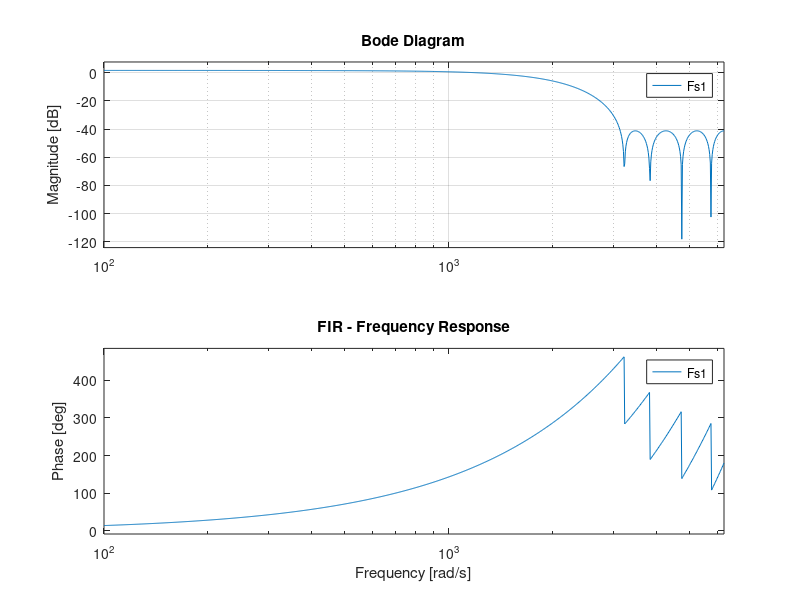
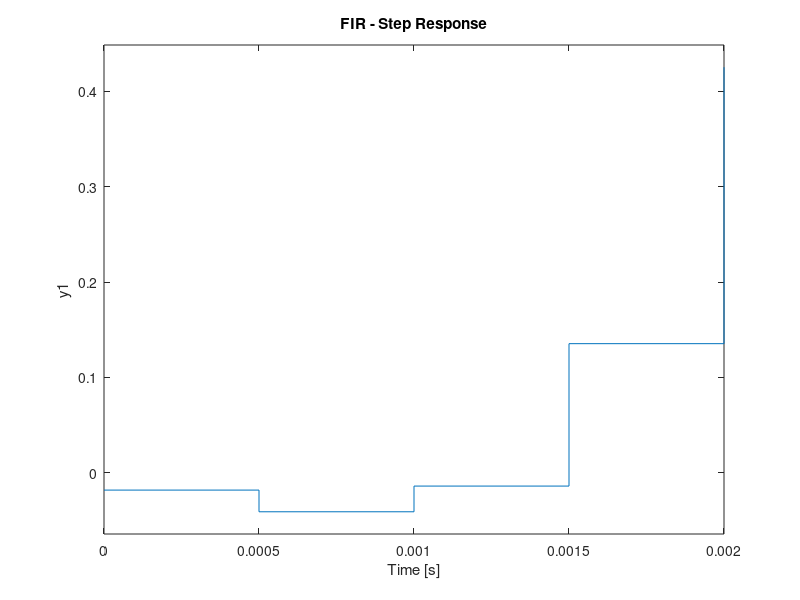

The MATLAB script that drew these images, in order: (Note: this script raises an error after producing the figures.)
% FIR Transfer Function
Fs1 = tf([-0.018161596335410146 -0.022750945545202503 +0.026960154865719534 +0.14940224353886064 +0.290005928547412 +0.35294963112469024 +0.290005928547412 +0.14940224353886064 +0.026960154865719534 -0.022750945545202503 -0.018161596335410146], 1, 1/2000)

% Make Tranfer Fucntion Causal in order to do the Step and Impulse Response
z = tf('z',1/2000);
Fs2=-0.018161596335410146 -0.022750945545202503*z^-1 + 0.026960154865719534*z^-2 + 0.14940224353886064*z^-3 + 0.290005928547412*z^-4 + 0.35294963112469024*z^-5 + 0.290005928547412*z^-6 + 0.14940224353886064*z^-7 + 0.026960154865719534*z^-8 - 0.022750945545202503*z^-9 - 0.018161596335410146*z^-10

% Bode Diagram
figure(1)
bode(Fs1)
title('FIR - Frequency Response');
grid;

% Step Response
figure(2)
step(Fs2)
title('FIR - Step Response');
grid;
stepinfo(Fs2)

% Impulse Response
figure(3)
impulse(Fs2)
title('FIR - Impulse Response');
grid;